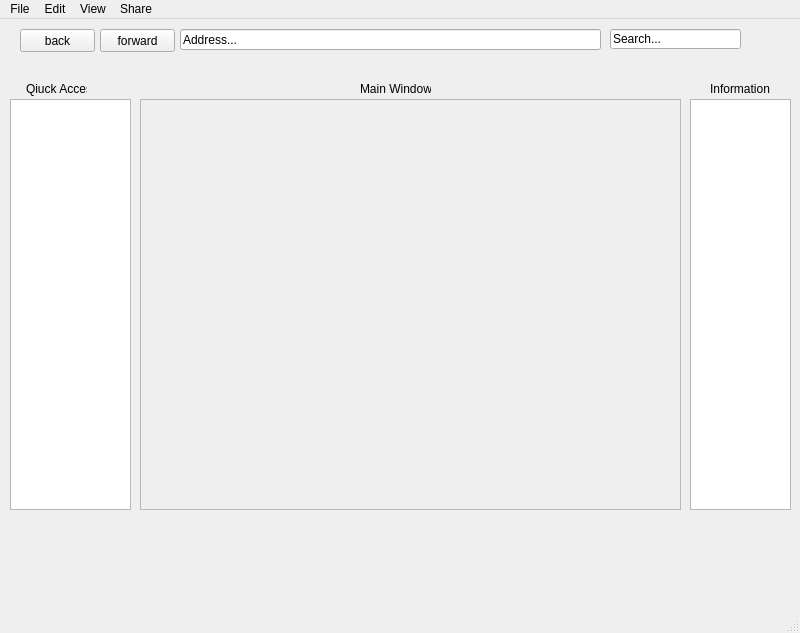
<?xml version="1.0" encoding="UTF-8"?>
<ui version="4.0">
 <class>MainWindow</class>
 <widget class="QMainWindow" name="MainWindow">
  <property name="geometry">
   <rect>
    <x>0</x>
    <y>0</y>
    <width>800</width>
    <height>633</height>
   </rect>
  </property>
  <property name="windowTitle">
   <string>MainWindow</string>
  </property>
  <widget class="QWidget" name="centralwidget">
   <widget class="QTreeView" name="treeView">
    <property name="geometry">
     <rect>
      <x>10</x>
      <y>80</y>
      <width>121</width>
      <height>411</height>
     </rect>
    </property>
   </widget>
   <widget class="QScrollArea" name="scrollArea">
    <property name="geometry">
     <rect>
      <x>140</x>
      <y>80</y>
      <width>541</width>
      <height>411</height>
     </rect>
    </property>
    <property name="widgetResizable">
     <bool>true</bool>
    </property>
    <widget class="QWidget" name="scrollAreaWidgetContents">
     <property name="geometry">
      <rect>
       <x>0</x>
       <y>0</y>
       <width>539</width>
       <height>409</height>
      </rect>
     </property>
    </widget>
   </widget>
   <widget class="QPushButton" name="pushButton_2">
    <property name="geometry">
     <rect>
      <x>20</x>
      <y>10</y>
      <width>75</width>
      <height>23</height>
     </rect>
    </property>
    <property name="text">
     <string>back</string>
    </property>
   </widget>
   <widget class="QPushButton" name="pushButton_3">
    <property name="geometry">
     <rect>
      <x>100</x>
      <y>10</y>
      <width>75</width>
      <height>23</height>
     </rect>
    </property>
    <property name="text">
     <string>forward</string>
    </property>
   </widget>
   <widget class="QLineEdit" name="lineEdit">
    <property name="geometry">
     <rect>
      <x>180</x>
      <y>10</y>
      <width>421</width>
      <height>21</height>
     </rect>
    </property>
    <property name="text">
     <string>Address...</string>
    </property>
   </widget>
   <widget class="QLineEdit" name="lineEdit_2">
    <property name="geometry">
     <rect>
      <x>610</x>
      <y>10</y>
      <width>131</width>
      <height>20</height>
     </rect>
    </property>
    <property name="text">
     <string>Search...</string>
    </property>
   </widget>
   <widget class="QListWidget" name="listWidget">
    <property name="geometry">
     <rect>
      <x>690</x>
      <y>80</y>
      <width>101</width>
      <height>411</height>
     </rect>
    </property>
   </widget>
   <widget class="QLabel" name="label">
    <property name="geometry">
     <rect>
      <x>26</x>
      <y>60</y>
      <width>61</width>
      <height>20</height>
     </rect>
    </property>
    <property name="text">
     <string>Qiuck Access</string>
    </property>
   </widget>
   <widget class="QLabel" name="label_2">
    <property name="geometry">
     <rect>
      <x>360</x>
      <y>60</y>
      <width>71</width>
      <height>20</height>
     </rect>
    </property>
    <property name="text">
     <string>Main Window</string>
    </property>
   </widget>
   <widget class="QLabel" name="label_3">
    <property name="geometry">
     <rect>
      <x>710</x>
      <y>60</y>
      <width>71</width>
      <height>20</height>
     </rect>
    </property>
    <property name="text">
     <string>Information</string>
    </property>
   </widget>
  </widget>
  <widget class="QMenuBar" name="menubar">
   <property name="geometry">
    <rect>
     <x>0</x>
     <y>0</y>
     <width>800</width>
     <height>26</height>
    </rect>
   </property>
   <widget class="QMenu" name="menuFile">
    <property name="title">
     <string>File</string>
    </property>
    <addaction name="actionOpen"/>
    <addaction name="actionUndo"/>
    <addaction name="actionDelete"/>
    <addaction name="actionPreview"/>
    <addaction name="actionExit"/>
   </widget>
   <widget class="QMenu" name="menuEdit">
    <property name="title">
     <string>Edit</string>
    </property>
    <addaction name="actionSort"/>
    <addaction name="actionCopy"/>
    <addaction name="actionCut"/>
    <addaction name="actionPaste"/>
    <addaction name="actionSelect_All"/>
    <addaction name="actionProperties"/>
   </widget>
   <widget class="QMenu" name="menuView">
    <property name="title">
     <string>View</string>
    </property>
    <widget class="QMenu" name="menuChange_View">
     <property name="title">
      <string>Change View</string>
     </property>
     <addaction name="actionLarge"/>
     <addaction name="actionMedium"/>
     <addaction name="actionSmall"/>
    </widget>
    <addaction name="actionLayouts"/>
    <addaction name="menuChange_View"/>
   </widget>
   <widget class="QMenu" name="menuShared">
    <property name="title">
     <string>Share</string>
    </property>
    <addaction name="actionShare_Option"/>
   </widget>
   <addaction name="menuFile"/>
   <addaction name="menuEdit"/>
   <addaction name="menuView"/>
   <addaction name="menuShared"/>
  </widget>
  <widget class="QStatusBar" name="statusbar"/>
  <action name="actionOpen">
   <property name="text">
    <string>Open</string>
   </property>
  </action>
  <action name="actionUndo">
   <property name="text">
    <string>Undo</string>
   </property>
  </action>
  <action name="actionDelete">
   <property name="text">
    <string>Delete</string>
   </property>
  </action>
  <action name="actionPreview">
   <property name="text">
    <string>Preview</string>
   </property>
  </action>
  <action name="actionExit">
   <property name="text">
    <string>Exit</string>
   </property>
  </action>
  <action name="actionCopy">
   <property name="text">
    <string>Copy</string>
   </property>
  </action>
  <action name="actionCut">
   <property name="text">
    <string>Cut</string>
   </property>
  </action>
  <action name="actionPaste">
   <property name="text">
    <string>Paste</string>
   </property>
  </action>
  <action name="actionSelect_All">
   <property name="text">
    <string>Select All</string>
   </property>
  </action>
  <action name="actionProperties">
   <property name="text">
    <string>Properties</string>
   </property>
  </action>
  <action name="actionLayouts">
   <property name="text">
    <string>Layouts</string>
   </property>
  </action>
  <action name="actionLarge">
   <property name="text">
    <string>Large</string>
   </property>
  </action>
  <action name="actionMedium">
   <property name="text">
    <string>Medium</string>
   </property>
  </action>
  <action name="actionSmall">
   <property name="text">
    <string>Small</string>
   </property>
  </action>
  <action name="actionSort">
   <property name="text">
    <string>Sort</string>
   </property>
  </action>
  <action name="actionShare_Option">
   <property name="text">
    <string>Share Option</string>
   </property>
  </action>
 </widget>
 <resources/>
 <connections/>
</ui>
